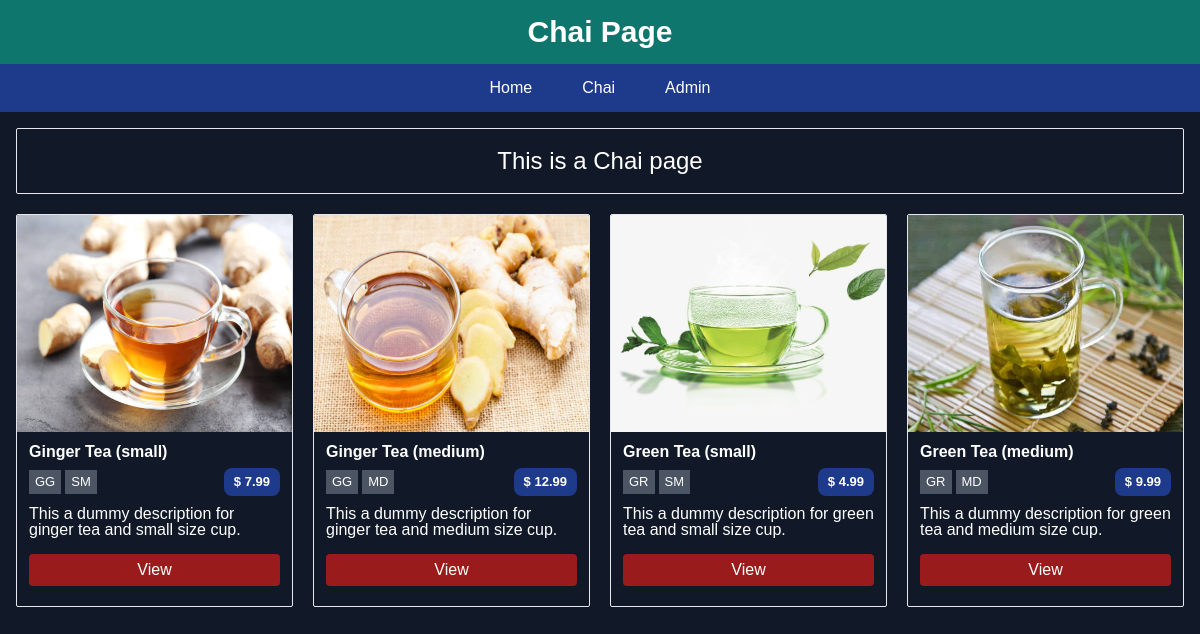
The app's page /chai/ with its own data.
### chai_app/models.py (models this page shows, shortened)
class ChaiVariety(models.Model):
  CHAI_TYPE = (
    ("PL", "PLAIN"),
    ("MS", "MASALA"),
    ("GG", "GINGER"),
    ("GR", "GREEN"),
  )
  CHAI_SIZE = (
    ("SM", "SMALL"),
    ("MD", "MEDIUM"),
  )
  name = models.CharField(max_length=50)
  image = models.ImageField(upload_to='chais')
  price = models.DecimalField(max_digits=5, decimal_places=2, default=9.99)
  size = models.CharField(max_length=2, choices=CHAI_SIZE)
  type = models.CharField(max_length=2, choices=CHAI_TYPE)
  description = models.TextField(max_length=250,default='Description yet to be added.')
  added_on = models.DateTimeField(default=timezone.now)

### chai_app/views.py (the view)
# urls.py: path("chai/", include("chai_app.urls")),
def chai_app(request):
  all_chai = ChaiVariety.objects.all()
  return render(request, 'chai_app/chai_app.html', {'all_chai': all_chai})

### chai_app/templates/chai_app/chai_app.html (shortened to what this page needs)
{% extends "layout.html" %}
{% block header %}
  Chai Page
{% endblock %}
{% block content %}
  <p class="text-2xl mb-5 border p-4 rounded-sm">This is a Chai page</p>
  <div class=" grid sm:grid-cols-2 md:grid-cols-3 lg:grid-cols-4 gap-5">
    {% for chai in all_chai %}
      <div
        class="flex flex-col overflow-hidden border hover:scale-105 transition-all rounded-sm"
      >
        <a href="{% url "chai_details" chai.id %}" class="h-3/4 overflow-hidden mb-1">
          <img class="h-full w-full" src="{{chai.image.url}}" alt="..">
        </a>
          <div class="flex flex-col text-left px-3 pt-1 mb-4">
            <strong class="mb-1">{{chai.name}}</strong>
            <div class="flex items-center gap-1 mb-2.5 text-[13px]">
              <p class="bg-gray-600 px-1.5 py-0.5">{{chai.type}}</p>
              <p class="bg-gray-600 px-1.5 py-0.5">{{chai.size}}</p>
              <strong class="bg-blue-900 ml-auto px-2.5 py-1 rounded-lg">
                &dollar; {{chai.price}}
              </strong>
            </div>
            <p class="leading-4">{{chai.description}}</p>
          </div>
          <div class="px-3 pb-5">
            <a
              href="{% url "chai_details" chai.id %}"
              class="block bg-red-800 py-1 rounded hover:bg-red-700"
            >
              View
            </a>
          </div>
      </div>
    {% endfor %}
  </div>
{% endblock %}

### static/style.css (style rules this page uses)
* { padding: 0; margin: 0; box-sizing: border-box; font-family: Arial, Helvetica, sans-serif; }

### records on screen
ChaiVariety: image (picture), name "Ginger Tea (small)", type "GG", size "SM", price "7.99", description "This a dummy description for ginger tea and small size cup."
ChaiVariety: image (picture), name "Ginger Tea (medium)", type "GG", size "MD", price "12.99", description "This a dummy description for ginger tea and medium size cup."
ChaiVariety: image (picture), name "Green Tea (small)", type "GR", size "SM", price "4.99", description "This a dummy description for green tea and small size cup."
ChaiVariety: image (picture), name "Green Tea (medium)", type "GR", size "MD", price "9.99", description "This a dummy description for green tea and medium size cup."
